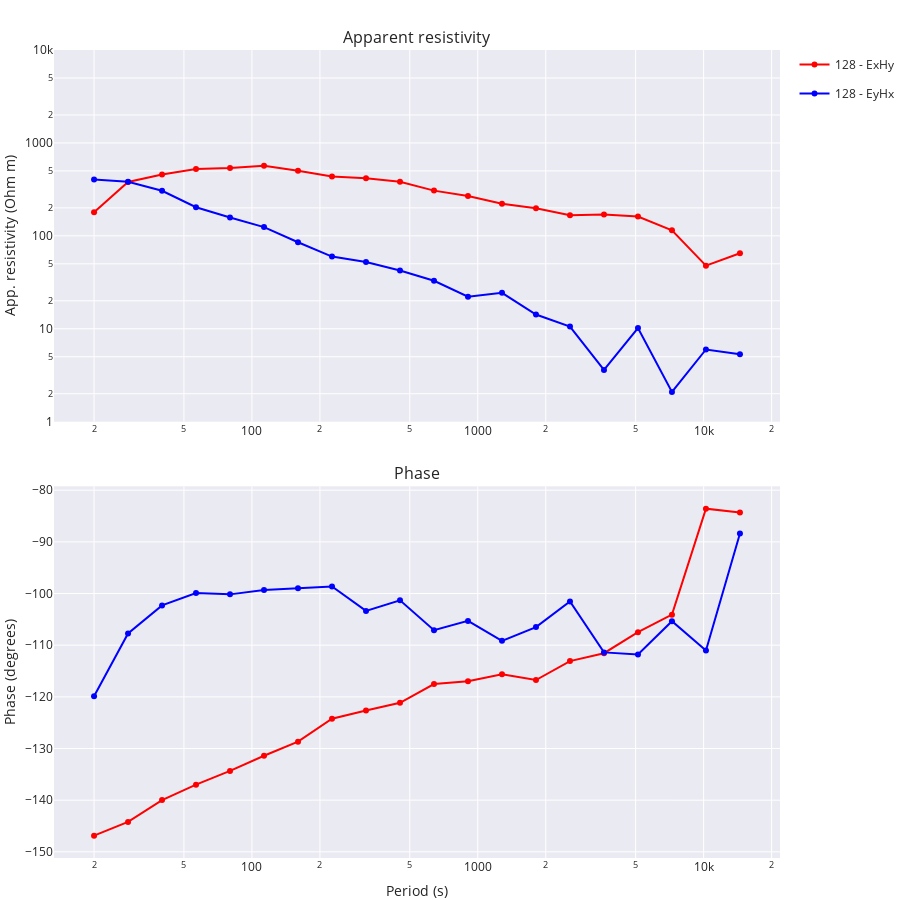

Source (notebook cell):
### Code cell
soln = config.solver.run(reg_data)
fig = soln.tf.plot(
    soln.freqs,
    soln.components,
    to_plot=["ExHy", "EyHx"],
    x_lim=[1, 5],
    res_lim=[0, 4],
    legend="128",
    symbol="circle",
)
fig.update_layout(height=900)
fig.show()

### Figure 1 — Plotly figure (JSON) as saved in the notebook; plotly's stock layout.template omitted (floating-point values rounded to 4 significant figures)
{"data": [{"legendgroup": "128 - ExHy", "line": {"color": "red"}, "marker": {"color": "red", "symbol": "circle"}, "mode": "lines+markers", "name": "128 - ExHy", "type": "scatter", "x": [20, 28.28, 40, 56.57, 80, 113.1, 160, 226.3, 320, 452.5, 640, 905.1, 1280, 1810.0, 2560, 3620.0, 5120, 7241.0, 10240, 14480.0], "xaxis": "x", "y": [179.2, 380.1, 457.7, 525.2, 537.2, 569.0, 500.7, 434.1, 417.7, 382.4, 306.6, 267.7, 221.2, 198.3, 166.7, 169.9, 161.3, 114.7, 47.79, 64.93], "yaxis": "y"}, {"legendgroup": "128 - ExHy", "line": {"color": "red"}, "marker": {"color": "red", "symbol": "circle"}, "mode": "lines+markers", "name": "128 - ExHy", "showlegend": false, "type": "scatter", "x": [20, 28.28, 40, 56.57, 80, 113.1, 160, 226.3, 320, 452.5, 640, 905.1, 1280, 1810.0, 2560, 3620.0, 5120, 7241.0, 10240, 14480.0], "xaxis": "x2", "y": [-146.9, -144.2, -140.0, -137.0, -134.3, -131.4, -128.7, -124.2, -122.6, -121.2, -117.5, -117.0, -115.6, -116.7, -113.1, -111.5, -107.5, -104.1, -83.57, -84.32], "yaxis": "y2"}, {"legendgroup": "128 - EyHx", "line": {"color": "blue"}, "marker": {"color": "blue", "symbol": "circle"}, "mode": "lines+markers", "name": "128 - EyHx", "type": "scatter", "x": [20, 28.28, 40, 56.57, 80, 113.1, 160, 226.3, 320, 452.5, 640, 905.1, 1280, 1810.0, 2560, 3620.0, 5120, 7241.0, 10240, 14480.0], "xaxis": "x", "y": [405.0, 382.7, 305.4, 203.0, 157.8, 124.3, 85.3, 59.78, 52.36, 42.4, 32.81, 22.12, 24.36, 14.22, 10.56, 3.606, 10.19, 2.088, 5.985, 5.316], "yaxis": "y"}, {"legendgroup": "128 - EyHx", "line": {"color": "blue"}, "marker": {"color": "blue", "symbol": "circle"}, "mode": "lines+markers", "name": "128 - EyHx", "showlegend": false, "type": "scatter", "x": [20, 28.28, 40, 56.57, 80, 113.1, 160, 226.3, 320, 452.5, 640, 905.1, 1280, 1810.0, 2560, 3620.0, 5120, 7241.0, 10240, 14480.0], "xaxis": "x2", "y": [-119.9, -107.7, -102.3, -99.91, -100.2, -99.32, -98.98, -98.64, -103.4, -101.3, -107.1, -105.3, -109.2, -106.5, -101.5, -111.4, -111.8, -105.4, -111.0, -88.4], "yaxis": "y2"}], "layout": {"annotations": [{"font": {"size": 16}, "showarrow": false, "text": "Apparent resistivity", "x": 0.5, "xanchor": "center", "xref": "paper", "y": 1, "yanchor": "bottom", "yref": "paper"}, {"font": {"size": 16}, "showarrow": false, "text": "Phase", "x": 0.5, "xanchor": "center", "xref": "paper", "y": 0.46, "yanchor": "bottom", "yref": "paper"}], "height": 900, "margin": {"b": 0, "l": 0, "r": 0, "t": 50}, "xaxis": {"anchor": "y", "domain": [0, 1], "matches": "x2", "range": [1, 5], "showticklabels": true, "type": "log"}, "xaxis2": {"anchor": "y2", "domain": [0, 1], "showticklabels": true, "title": {"text": "Period (s)"}, "type": "log"}, "yaxis": {"anchor": "x", "domain": [0.54, 1], "range": [0, 4], "title": {"text": "App. resistivity (Ohm m)"}, "type": "log"}, "yaxis2": {"anchor": "x2", "domain": [0, 0.46], "title": {"text": "Phase (degrees)"}}}}
